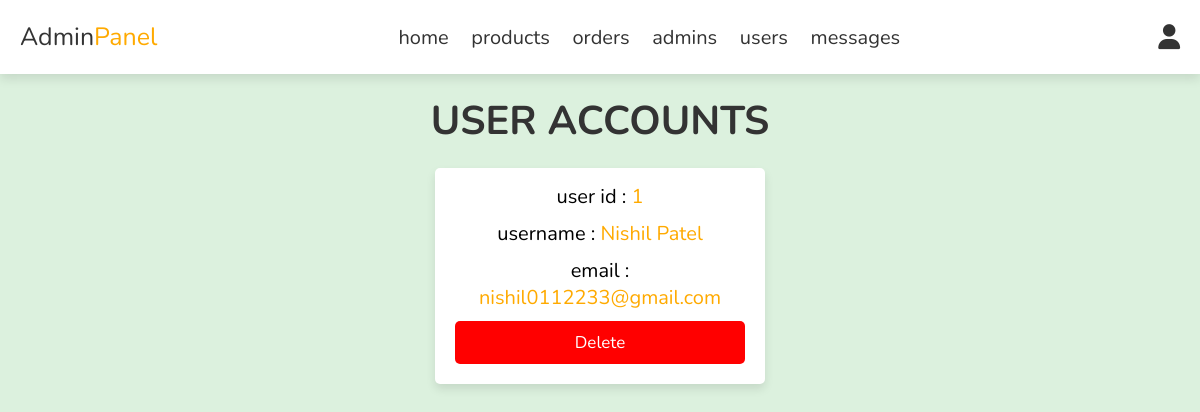
Screenshot of /admin/users_accounts.php (signed in) with the database file from the repository.
### tables this page shows
CREATE TABLE `users` (
  `id` int(100) NOT NULL,
  `name` varchar(20) NOT NULL,
  `email` varchar(50) NOT NULL,
  `password` varchar(50) NOT NULL
);

### admin/users_accounts.php (the view, shortened to what this page needs)
<?php
include '../components/connect.php';
?>
<!DOCTYPE html>
<html lang="en">
<head>
   <link rel="stylesheet" href="https://cdnjs.cloudflare.com/ajax/libs/font-awesome/6.1.1/css/all.min.css">
   <link rel="stylesheet" href="style.css">
</head>
<body>
<?php include '../components/admin_header.php'; ?>
<section class="accounts">
   <h1 class="heading">user accounts</h1>
   <div class="box-container">
   <?php
      $select_accounts = $conn->prepare("SELECT * FROM `users`");
      $select_accounts->execute();
      if($select_accounts->rowCount() > 0){
         while($fetch_accounts = $select_accounts->fetch(PDO::FETCH_ASSOC)){
   ?>
   <div class="box">
      <p> user id : <span><?= $fetch_accounts['id']; ?></span> </p>
      <p> username : <span><?= $fetch_accounts['name']; ?></span> </p>
      <p> email : <span><?= $fetch_accounts['email']; ?></span> </p>
      <a href="users_accounts.php?delete=<?= $fetch_accounts['id']; ?>" onclick="return confirm('delete this account? the user related information will also be delete!')" class="delete-btn">delete</a>
   </div>
   <?php
         }
      }else{
         echo '<p class="empty">no accounts available!</p>';
      }
   ?>
   </div>
</section>
</body>
</html>

### admin/style.css (style rules this page uses)
:root { --main-color:#ffaa00; --orange:#37ff00; --red:#ff0000; --black:#333; --white:#ffff; --light-color:#000; --light-bg:#dcf1de; --box-shadow:0 .5rem 1rem rgba(0,0,0,.1); }
* { font-family: 'Nunito', sans-serif; margin:0; padding:0; box-sizing: border-box; outline: none; border:none; text-decoration: none; }
html { font-size: 62.5%; overflow-x: hidden; }
body { background-color: var(--light-bg); }
section { padding:2rem; max-width: 1200px; margin:0 auto; }
.heading { font-size: 4rem; color:var(--black); margin-bottom: 2rem; text-align: center; text-transform: uppercase; }
.btn, .delete-btn, .option-btn { display: block; width: 100%; margin-top: 1rem; border-radius: .5rem; padding:1rem 3rem; font-size: 1.7rem; text-transform: capitalize; color:var(--white); cursor: pointer; text-align: center; }
.delete-btn { background-color: var(--red); }
.accounts .box-container { display: grid; grid-template-columns: repeat(auto-fit, 33rem); gap:1.5rem; align-items: flex-start; justify-content: center; }
.accounts .box-container .box { padding:2rem; padding-top: .5rem; border-radius: .5rem; text-align: center; border:var(--border); background-color: var(--white); box-shadow: var(--box-shadow); }
.accounts .box-container .box p { font-size: 2rem; color:var(--light-color); margin: 1rem 0; }
.accounts .box-container .box p span { color:var(--main-color); }

### rows the page displays
users: id "1", name "Nishil Patel", email "nishil0112233@gmail.com"
